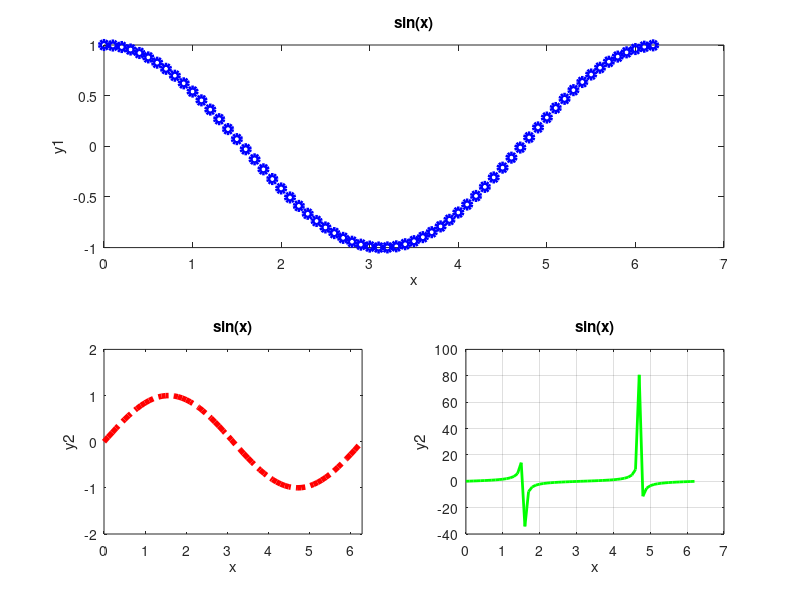

Recreate this plot in MATLAB.
%%
 % Subplots
 % 
 % Josh Kaplan 
 % November 4, 2014
 % 
 % Demonstrates the use of subplots.
%%
close all; clear all; clc;

% Define values for x, y1, and y2
x  = 0: .1 : 2*pi;
y1 = cos(x);
y2 = sin(x);
y3 = tan(x);


% Plot y1
% spanning positions 1 & 3 of a 2x2 grid
figure
subplot(2, 2, [1 2])
plot(x, y1, 'bo', 'LineWidth', 3)
xlabel('x')
ylabel('y1')
title('sin(x)')

% Plot y2 
% in position 2 of a 2x2 grid
subplot(2, 2, 3)
plot(x, y2, 'r-.', 'LineWidth', 4)
axis([0 2*pi -2 2])
xlabel('x')
ylabel('y2')
title('sin(x)')

% Create the xy plot for the reconstructed signal in position 4 of a 2x2 grid
subplot(2, 2, 4)
plot(x, y3, 'g', 'LineWidth', 2)
grid on
xlabel('x')
ylabel('y2')
title('sin(x)')